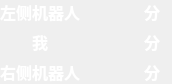
<?xml version="1.0" encoding="UTF-8"?>
<ui version="4.0">
 <class>ScorePanel</class>
 <widget class="QWidget" name="ScorePanel">
  <property name="geometry">
   <rect>
    <x>0</x>
    <y>0</y>
    <width>172</width>
    <height>78</height>
   </rect>
  </property>
  <property name="windowTitle">
   <string>Form</string>
  </property>
  <layout class="QGridLayout" name="gridLayout">
   <property name="leftMargin">
    <number>0</number>
   </property>
   <property name="topMargin">
    <number>0</number>
   </property>
   <property name="rightMargin">
    <number>0</number>
   </property>
   <property name="bottomMargin">
    <number>0</number>
   </property>
   <item row="2" column="0">
    <widget class="QLabel" name="meTitle">
     <property name="font">
      <font>
       <family>微软雅黑</family>
       <pointsize>12</pointsize>
       <bold>true</bold>
      </font>
     </property>
     <property name="styleSheet">
      <string notr="true">color: rgb(255, 255, 255);</string>
     </property>
     <property name="text">
      <string>我</string>
     </property>
     <property name="alignment">
      <set>Qt::AlignCenter</set>
     </property>
    </widget>
   </item>
   <item row="4" column="2">
    <widget class="QLabel" name="score3">
     <property name="font">
      <font>
       <family>微软雅黑</family>
       <pointsize>12</pointsize>
       <bold>true</bold>
      </font>
     </property>
     <property name="styleSheet">
      <string notr="true">color: rgb(255, 255, 255);</string>
     </property>
     <property name="text">
      <string>分</string>
     </property>
     <property name="alignment">
      <set>Qt::AlignCenter</set>
     </property>
    </widget>
   </item>
   <item row="2" column="2">
    <widget class="QLabel" name="score2">
     <property name="font">
      <font>
       <family>微软雅黑</family>
       <pointsize>12</pointsize>
       <bold>true</bold>
      </font>
     </property>
     <property name="styleSheet">
      <string notr="true">color: rgb(255, 255, 255);</string>
     </property>
     <property name="text">
      <string>分</string>
     </property>
     <property name="alignment">
      <set>Qt::AlignCenter</set>
     </property>
    </widget>
   </item>
   <item row="4" column="1">
    <widget class="QLabel" name="rightScore">
     <property name="font">
      <font>
       <family>微软雅黑</family>
       <pointsize>12</pointsize>
       <bold>true</bold>
      </font>
     </property>
     <property name="styleSheet">
      <string notr="true">color: rgb(255, 255, 255);</string>
     </property>
     <property name="text">
      <string/>
     </property>
     <property name="alignment">
      <set>Qt::AlignCenter</set>
     </property>
    </widget>
   </item>
   <item row="0" column="0">
    <widget class="QLabel" name="leftTitle">
     <property name="font">
      <font>
       <family>微软雅黑</family>
       <pointsize>12</pointsize>
       <bold>true</bold>
      </font>
     </property>
     <property name="styleSheet">
      <string notr="true">color: rgb(255, 255, 255);</string>
     </property>
     <property name="text">
      <string>左侧机器人</string>
     </property>
     <property name="alignment">
      <set>Qt::AlignCenter</set>
     </property>
    </widget>
   </item>
   <item row="0" column="2">
    <widget class="QLabel" name="score1">
     <property name="font">
      <font>
       <family>微软雅黑</family>
       <pointsize>12</pointsize>
       <bold>true</bold>
      </font>
     </property>
     <property name="styleSheet">
      <string notr="true">color: rgb(255, 255, 255);</string>
     </property>
     <property name="text">
      <string>分</string>
     </property>
     <property name="alignment">
      <set>Qt::AlignCenter</set>
     </property>
    </widget>
   </item>
   <item row="4" column="0">
    <widget class="QLabel" name="rightTitle">
     <property name="font">
      <font>
       <family>微软雅黑</family>
       <pointsize>12</pointsize>
       <bold>true</bold>
      </font>
     </property>
     <property name="styleSheet">
      <string notr="true">color: rgb(255, 255, 255);</string>
     </property>
     <property name="text">
      <string>右侧机器人</string>
     </property>
     <property name="alignment">
      <set>Qt::AlignCenter</set>
     </property>
    </widget>
   </item>
   <item row="2" column="1">
    <widget class="QLabel" name="meScore">
     <property name="font">
      <font>
       <family>微软雅黑</family>
       <pointsize>12</pointsize>
       <bold>true</bold>
      </font>
     </property>
     <property name="styleSheet">
      <string notr="true">color: rgb(255, 255, 255);</string>
     </property>
     <property name="text">
      <string/>
     </property>
     <property name="alignment">
      <set>Qt::AlignCenter</set>
     </property>
    </widget>
   </item>
   <item row="0" column="1">
    <widget class="QLabel" name="leftScore">
     <property name="font">
      <font>
       <family>微软雅黑</family>
       <pointsize>12</pointsize>
       <bold>true</bold>
      </font>
     </property>
     <property name="styleSheet">
      <string notr="true">color: rgb(255, 255, 255);</string>
     </property>
     <property name="text">
      <string/>
     </property>
     <property name="alignment">
      <set>Qt::AlignCenter</set>
     </property>
    </widget>
   </item>
  </layout>
 </widget>
 <resources/>
 <connections/>
</ui>
